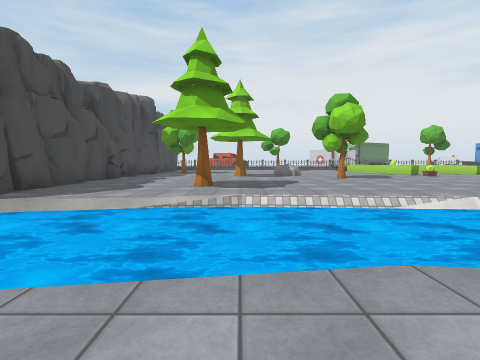
[1] (above)

21 first-person views from a walk through a Unity game level. The camera is 1.2 m above the floor, tilts 4° down and sees 85° across. The floor is counted in squares, 2 m on a side. Each view is taken from the middle of a square. On the plan, view 1 faces up. The plan holds only what a view shows up to about 9 squares ahead; the rest is blank. The place goes on beyond the plan. Some animated figures are not drawn. Some surface patterns are stand-ins.

[2]
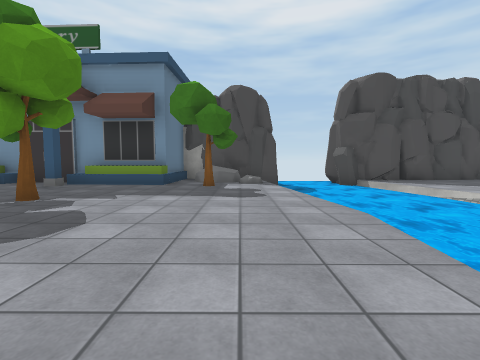

[3]
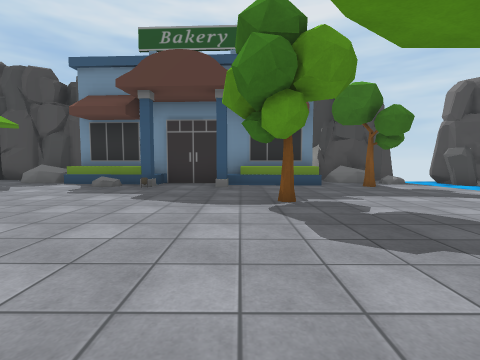

[4]
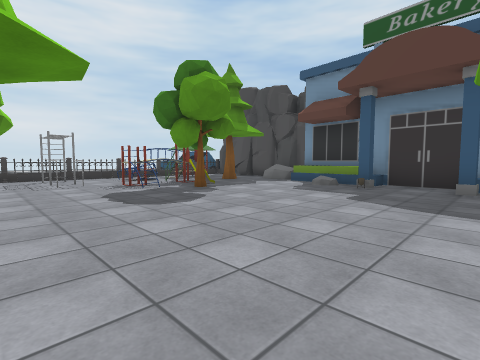

[5]
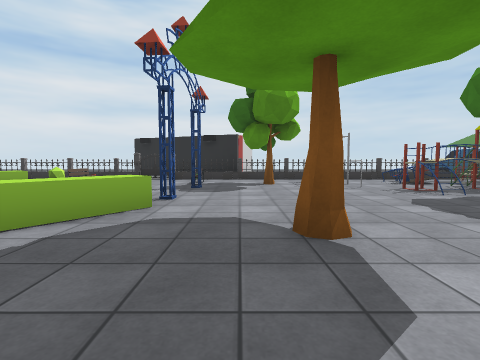

[6]
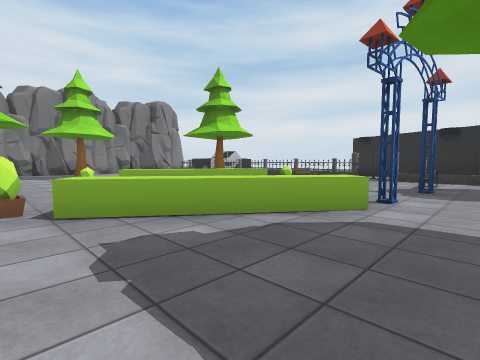

[7]
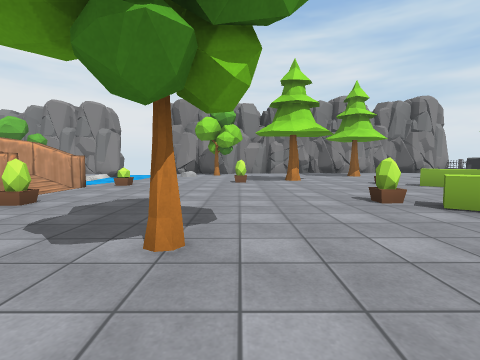

[8]
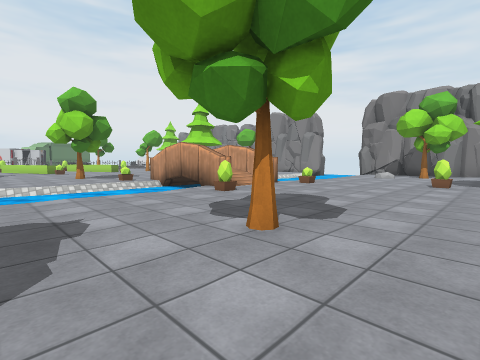

[9]
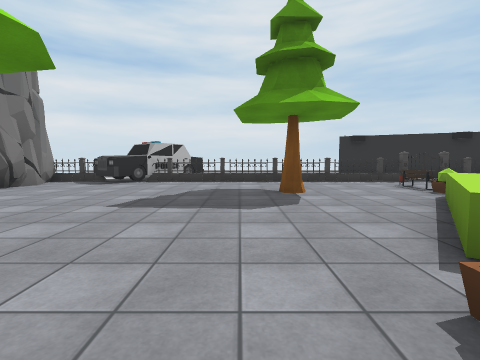

[10]
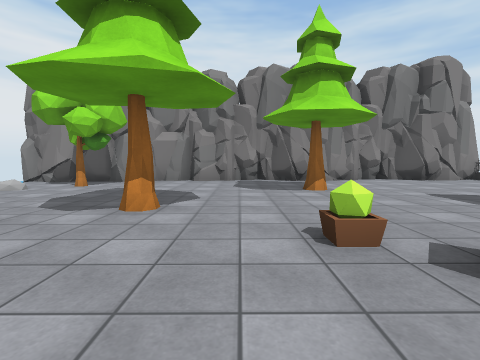

[11]
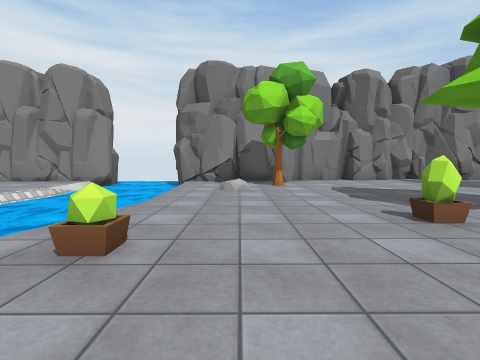

[12]
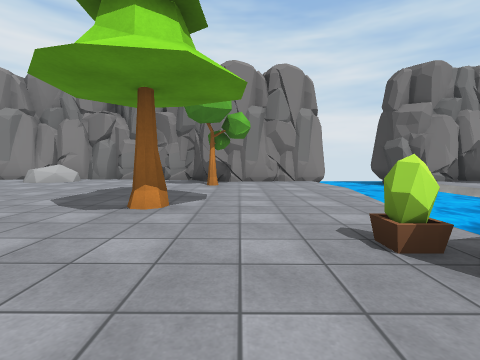

[13]
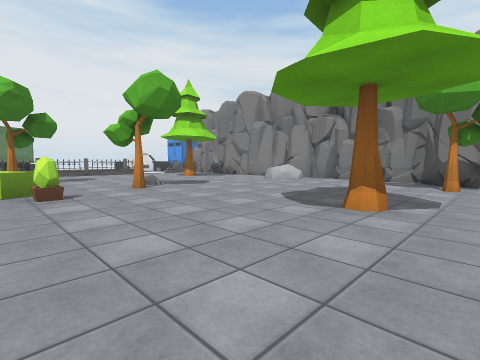

[14]
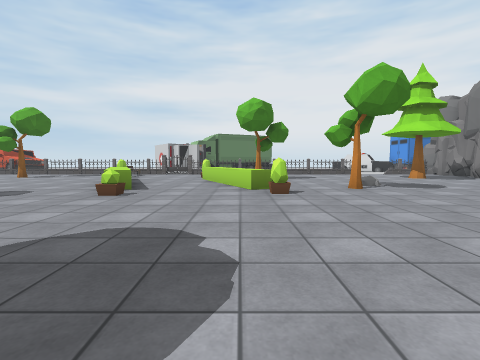

[15]
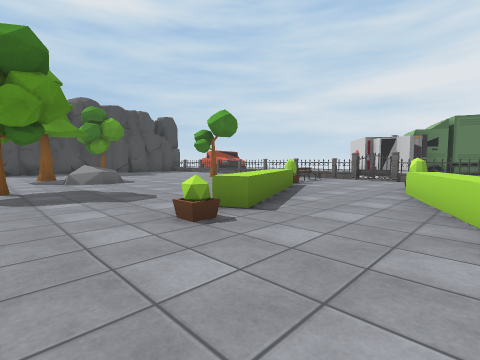

[16]
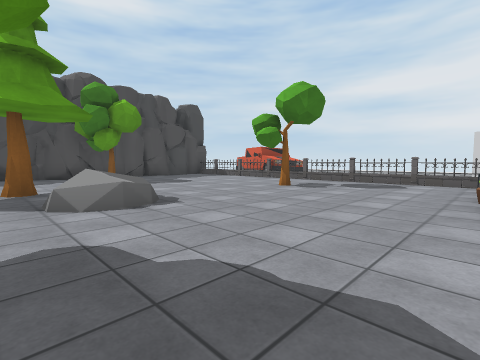

[17]
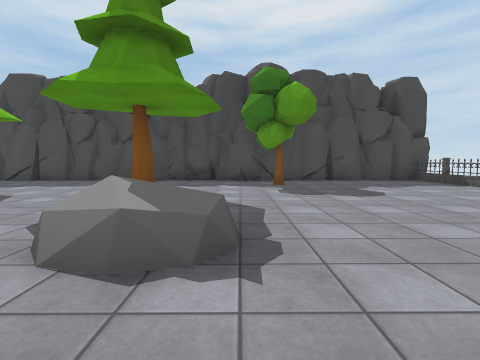

[18]
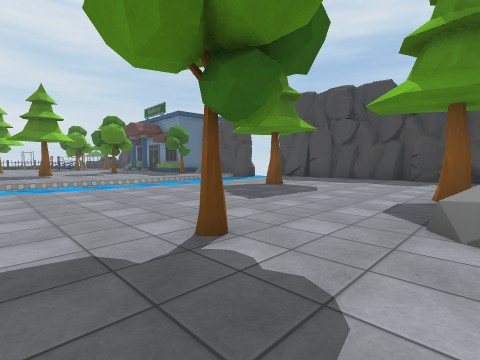

[19]
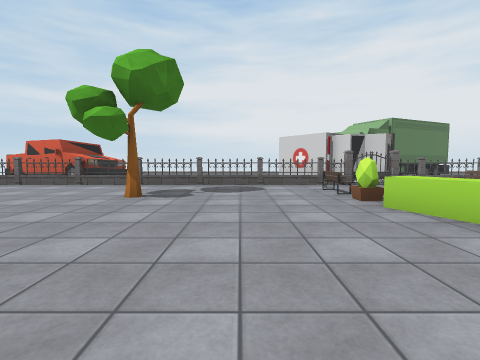

[20]
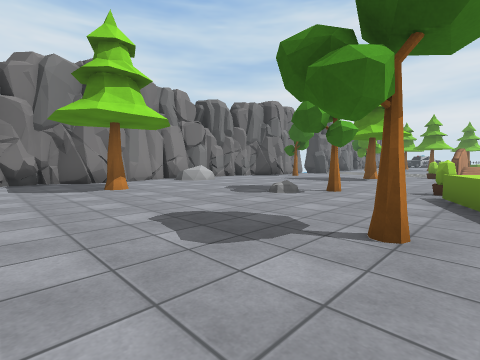

[21]
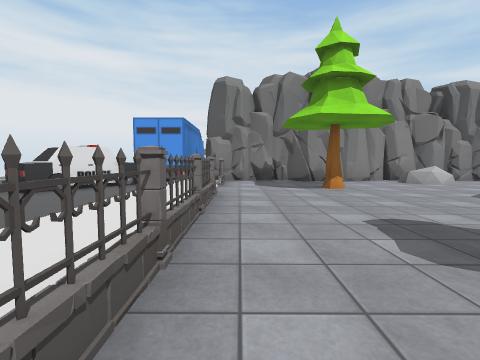

### Floor plan
Key: @ floor where view 1 was taken; # wall or solid block; x gap in a wall; . main floor; : floor 0.25 m higher than the main floor; + floor 1 m higher than the main floor; / step, stairs or slope; ~ water the walk can cross; ≈ water the walk keeps out of; ^ raised ledge; T tree; R rock; B building; E bench; C car; U truck; O other object.
Columns run from 5 left of view 1 to 19 right of it. Each row starts with its distance up from view 1.
 22                     .CC
 21            O        .CC
 20            O OOO  .....C
 19      U      OO   //////OO
 18 # #UUU##x###OO#x##x##:###
 17 ##.....................##
 16 #..........E..O.........#
 15 #......T...O..O.T....T.##
 14 #..........O..O........##
 13 ##T.........O..O........#
 12 ##.....R....O..O.T#...RR#
 11 #....T.R.....O..O......R#
 10 #.......................#
  9 #........T..............#
  8 #.......................#
  7 #...T........T....T...T##
  6 #............. ........#
  5 #............O  .O.....##
  4 #≈≈≈≈≈≈≈≈≈~///#  .......#
  3 ≈≈≈≈≈≈≈≈≈ ≈≈≈≈^ ^ ≈≈≈≈≈≈≈
  2 ≈≈≈≈≈≈≈≈≈≈≈   ^/^ ≈≈≈≈≈≈≈
  1 #≈///........≈x///~≈≈≈≈##
  0 #R/..@........O..O.....##
 -1 #RT..................:.#
 -2 #BB.....T ..T.........T##
 -3  B+..T... ........O.....#
 -4  B/B....................#
 -5  B............O...T.....#
 -6  B/B.........O..........#
 -7  B//.....T..O  ..O......#
 -8  B/.........O   O....T.##
 -9 #RR..T.....#   O........#
-10 ##.T.^^...... OO........#
-11 ##  .^....... E..T......#
-12  # O.OO..T.O. /........##
-13    O.................C..#
-14   O#x##x##OOOOO##x##CCCx#
-15            OOO     CC

Positions as (right, up) in squares from view 1, and headings:
1: (0, 0), facing up
2: (4, 0), facing left
3: (4, -4), facing left
4: (4, -4), facing down-left
5: (5, -5), facing down
6: (5, -5), facing down-right
7: (5, -3), facing right
8: (5, -4), facing up-right
9: (13, -6), facing down
10: (10, -6), facing right
11: (10, -1), facing right
12: (10, 6), facing right
13: (10, 6), facing up-right
14: (10, 6), facing up
15: (10, 9), facing up-left
16: (6, 10), facing up-left
17: (4, 12), facing left
18: (5, 11), facing down-left
19: (4, 11), facing up
20: (10, 17), facing down-right
21: (10, 17), facing right
